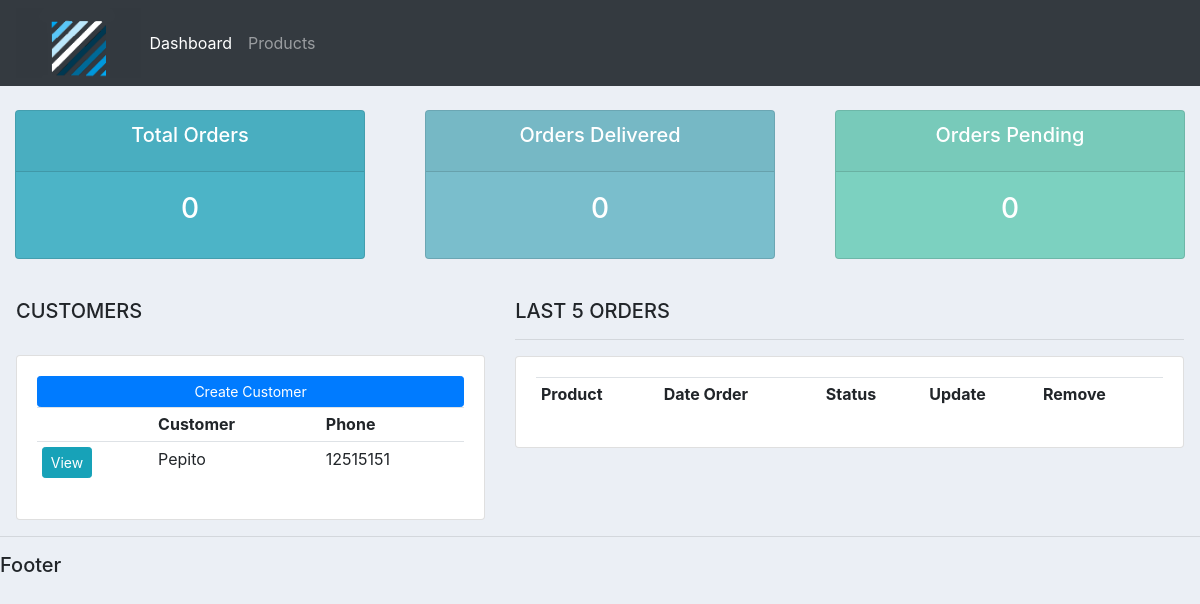
/, run on an earlier commit of the app's database.
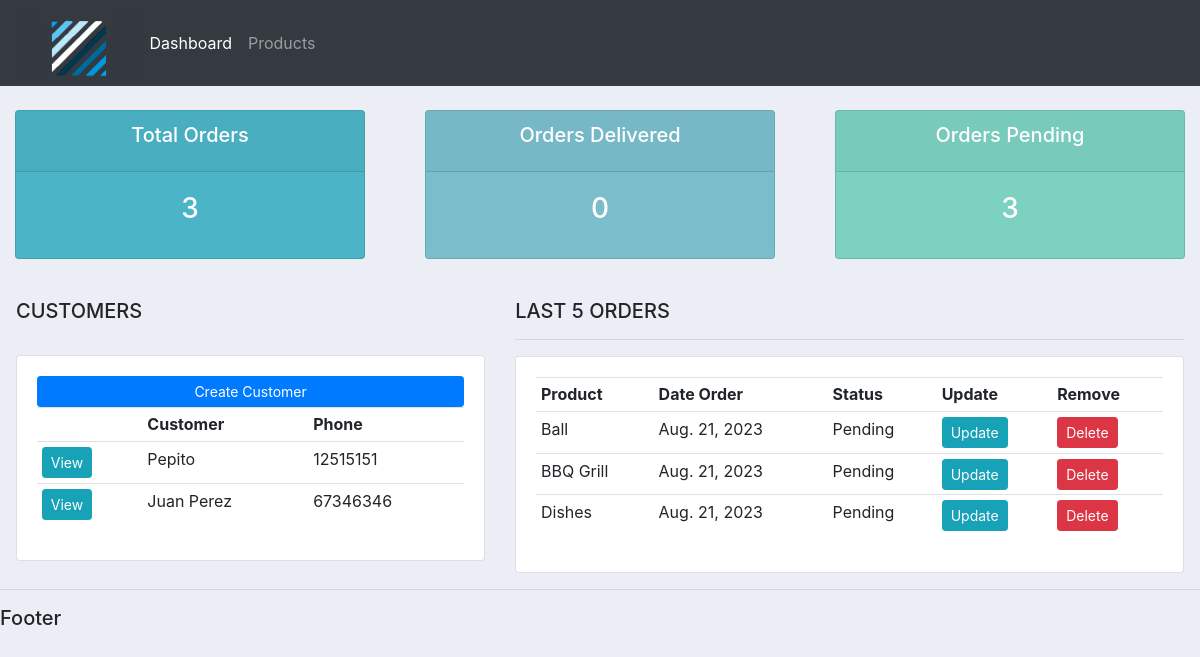
And on a later commit of the database.
### accounts/models.py (models this page shows, shortened)
class Customer (models.Model):
    name = models.CharField (max_length=200,null=True)
    phone = models.CharField (max_length=200,null=True)
    email = models.EmailField (max_length=200,null=True)
    date_created = models.DateField (auto_now_add=True,null=True)

class Order (models.Model):
    STATUS = (
        ('Pending', 'Pending'),
        ('Out of delivery', 'Out of delivery'),
        ('Delivered', 'Delivered'),
    )
    customer = models.ForeignKey(Customer, null=True, on_delete=models.SET_NULL)
    product =  models.ForeignKey(Product, null=True, on_delete=models.SET_NULL)
    date_created = models.DateField (auto_now_add=True,null=True)
    status = models.CharField (max_length=200,null=True, choices=STATUS) #CADA VEZ QUE CREO UNA ORDEN TIENE UN MENÚ DESPLEGABLE CON LAS OPCIONES STATUS
    note = models.CharField (max_length=200,null=True)

class Product(models.Model):
    CATEGORY = (
        ('Indoor', 'Indoor'),
        ('Out Door', 'Out Door'),
    )
    name = models.CharField (max_length=200,null=True)
    price = models.FloatField(null=True)
    category = models.CharField (max_length=200,null=True, choices = CATEGORY)
    description = models.CharField (max_length=200,null=True, blank=True)
    date_created = models.DateField (auto_now_add=True,null=True)
    tags = models.ManyToManyField(Tag)
    def __str__(self):
        return self.name

### accounts/views.py (the view)
# urls.py: path('', views.home, name="home"),
def home (request):
    orders = Order.objects.all()
    customers = Customer.objects.all()
    total_customers = customers.count()
    total_orders = orders.count()
    delivered = orders.filter (status='Delivered').count()
    pending = orders.filter (status='Pending').count()
    context = {'orders': orders, 'customers': customers, 'pending': pending, 'total_customers': total_customers, 'total_orders': total_orders, 'delivered': delivered}
    return render (request, 'accounts/dashboard.html', context)

### accounts/templates/accounts/dashboard.html (shortened to what this page needs)
{% extends 'accounts/main.html' %}
{% block content %}
{% include 'accounts/status.html'%}
<br>
<div class="row" style="padding-left: 1rem; padding-right: 1rem;">
    <div class="col-md-5">
        <h5> CUSTOMERS </h5>
        <br>
        <div class="card card-body">
            <a class="btn btn-primary btn-sm btn-block" href=""> Create Customer
            </a>
            <table class="table table-sm">
                <tr>
                    <th></th>
                    <th>Customer</th>
                    <th>Phone</th>
                {%for customer in customers %}
                <tr>
                    <td><a class="btn btn-sm btn-info" href="{%url 'customer' customer.id%}">View</td>
                    <td>{{customer.name}}</td>
                    <td>{{customer.phone}}</td>
                {%endfor%}
            </table>
        </div>
    </div>
    <div class="col-md-7">
        <h5> LAST 5 ORDERS </h5>
        <hr>
        <div class="card card-body">
            <table class ="table table-sm">
                <tr>
                    <th>Product</th>
                    <th>Date Order</th>
                    <th>Status</th>
                    <th>Update</th>
                    <th>Remove</th>
                </tr>
                {%for order in orders %}
                <tr>
                    <td>{{order.product}}</td>
                    <td>{{order.date_created}}</td>
                    <td>{{order.status}}</td>
                    <td><a class="btn btn-sm btn-info" href="{%url 'update_order' order.id%}"> Update</a></td>
                    <td><a class="btn btn-sm btn-danger" href="{%url 'delete_order' order.id%}"> Delete</a></td>
                {%endfor%}
            </table>
        </div>
    </div>
</div>
                {% endblock %}

### accounts/templates/accounts/main.html (shortened to what this page needs)
{% load static %}
<!DOCTYPE html>
<html>
<head>
    <link rel="stylesheet" href="https://cdn.jsdelivr.net/npm/bootstrap@4.4.1/dist/css/bootstrap.min.css">
    <link rel="stylesheet" type="text/css" href="{% static '/css/main.css' %}">
</head>
<body>
    {% include 'accounts/navbar.html'%}
    {% block content %}
    {% endblock %}
    <hr>
    <h5>Footer</h5>
</body>
</html>

### accounts/templates/accounts/navbar.html (shortened to what this page needs)
{% load static %}
<nav class="navbar navbar-expand-lg navbar-dark bg-dark">
    <img src ="{% static 'images/logo.png' %}" style="height: 70px">
    <div class="collapse navbar-collapse" id="navbarNav">
      <ul class="navbar-nav">
        <li class="nav-item active">
          <a class="nav-link" href="{% url 'home' %}">Dashboard</a>
        </li>
        <li class="nav-item">
          <a class="nav-link" href="{% url 'products' %}">Products</a>
        </li>
      </ul>
    </div>
  </nav>

### accounts/templates/accounts/status.html
<br>
<div class="row">
    <div class="col">
        <div class="col-md">
            <div class="card text-center text-white mb-3" id="total-orders">
                <div class="card-header">
                    <h5 class="card-title"> Total Orders </h5>
                </div>
                <div class="card-body">
                    <h3 class="card-title">{{total_orders}}</h3>
                </div>
            </div>
        </div>
    </div>
    <div class="col">
        <div class="col-md">
            <div class="card text-center text-white mb-3" id="orders-delivered">
                <div class="card-header">
                    <h5 class="card-title"> Orders Delivered </h5>
                </div>
                <div class="card-body">
                    <h3 class="card-title">{{delivered}}</h3>
                </div>
            </div>
        </div>
    </div>
    <div class="col">
        <div class="col-md">
            <div class="card text-center text-white mb-3" id="orders-pending">
                <div class="card-header">
                    <h5 class="card-title"> Orders Pending </h5>
                </div>
                <div class="card-body">
                    <h3 class="card-title">{{pending}}</h3>
                </div>
            </div>
        </div>
    </div>
</div>

### static/css/main.css (style rules this page uses)
body { background-color: #ebeff5; }
#total-orders { background-color: #4cb4c7; }
#orders-delivered { background-color: #7abecc; }
#orders-pending { background-color: #7CD1C0; }

What changed in the data, as far as the page shows it:
added Customer: name "Juan Perez", phone "67346346"
added Order: product "Ball", date_created "Aug. 21, 2023", status "Pending"
added Order: product "BBQ Grill", date_created "Aug. 21, 2023", status "Pending"
added Order: product "Dishes", date_created "Aug. 21, 2023", status "Pending"
Also different on the page:
{{ total_orders }}: "0" → "3"
{{ pending }}: "0" → "3"
